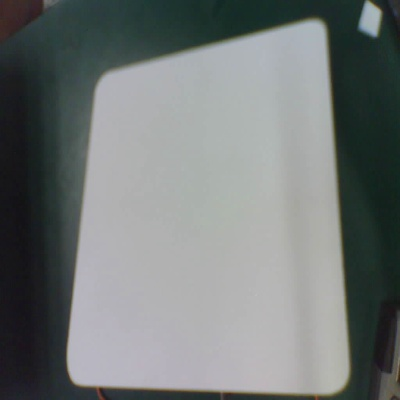
#> input picture 1.jpg, 400 x 400 px, given in place of 1.png, which was not available
$ python lianjue.py
#> lines starting #> are read from the running program, lines starting #| are printed output that depends on the picture; after the words box and inside, x2 and y2 are one past the last pixel; in counts of white or black regions, pixels touching at a corner belong together; pictures that were not available may be replaced by others from this repository, and a replacement may not be noted
import cv2
import numpy as np


def cornerdetec(img):
    img = np.array(img, dtype=np.uint8)
    #img_gray = cv2.cvtColor(img, cv2.COLOR_RGB2GRAY)
    corners = cv2.goodFeaturesToTrack(img, 100, qualityLevel=0.5, minDistance=50)
    corners = np.int0(corners)
    corner_arr = []
    for i in corners:
        x, y = i.ravel()
        corner_arr.append((x, y))

    return corner_arr

def fu(corn):
    corn = np.array(corn, dtype=np.int32)
    #corn2 = np.array(corn2, dtype=np.int32)
    b = corn[:, 1]
    #b2 = corn[:, 1]
    index = np.lexsort((b,))
    #index2 = np.lexsort((b2,))
    corn = corn[index]
    #corn2 = corn2[index2]
    return corn


if __name__ == '__main__':
    img_1 = cv2.imread("E://file//1.png")
#> img_1 is the input picture: shape (400, 400, 3); mean B, G, R 119.2, 119.9, 114.9
    img_2 = cv2.imread("E://file//2.png")
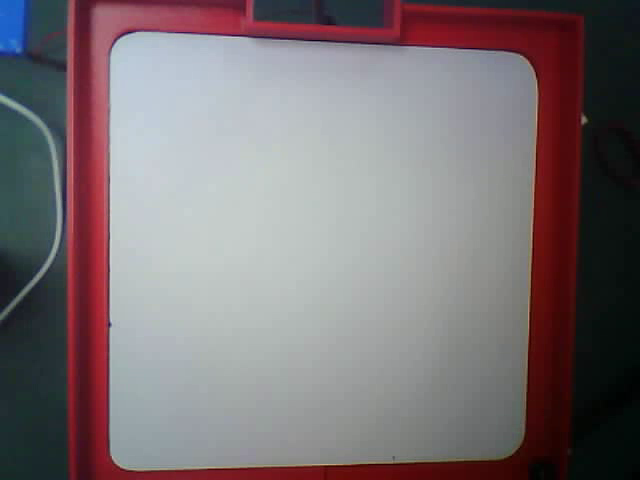
#> input picture frame/2.png, 640 x 480 px, found by its file name
#> img_2 is the input picture: shape (480, 640, 3); mean B, G, R 117.1, 113.8, 123.4


    img = cv2.cvtColor(img_1, cv2.COLOR_RGB2GRAY)
    size = img.shape
#> size = (400, 400)
    img2 = cv2.cvtColor(img_2, cv2.COLOR_RGB2GRAY)
    #img2 = cv2.resize(img2, dsize=(381, 394))
    ret, img = cv2.threshold(img, 90, 255, cv2.THRESH_BINARY)
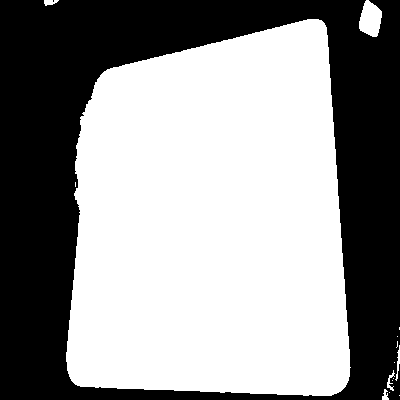
#> img: shape (400, 400); 57.5% white; 2 black regions (1 under 20 px), largest, box (x1, y1, x2, y2) and area: (0, 0, 400, 400) 68022
    ret2, img2 = cv2.threshold(img2, 90, 255, cv2.THRESH_BINARY)
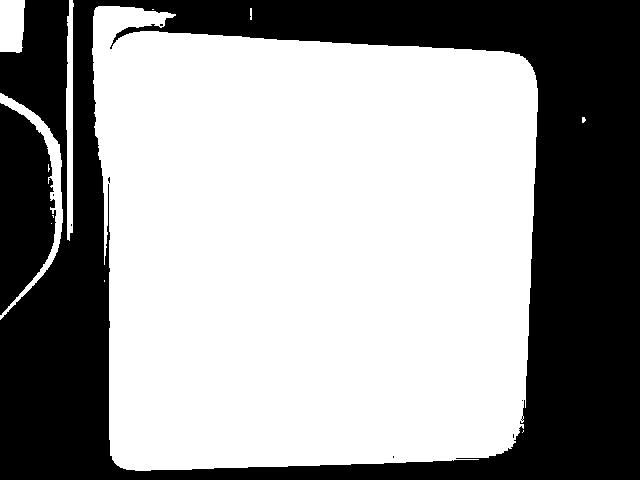
#> img2: shape (480, 640); 60.7% white; 9 black regions (7 under 20 px), largest, box (x1, y1, x2, y2) and area: (0, 0, 640, 480) 111973, (0, 103, 56, 315) 8591
    corn = cornerdetec(img)
#> in cornerdetec, `corners = cv2.goodFeaturesToTrack(img, 100, qualityLevel=0.5, minDista..`: corners = [[83, 113], [384, 389], [45, 5], [75, 173]]
#> the loop in cornerdetec, `for i in corners:` made 4 passes
#> after the loop in cornerdetec, `for i in corners:`: corner_arr = [(83, 113), (384, 389), (45, 5), (75, 173)]
#> corn = [(83, 113), (384, 389), (45, 5), (75, 173)]
    corn2 = cornerdetec(img2)
#> the loop in cornerdetec (call 2), `for i in corners:` made 7 passes
#> (x, y) on passes 1 to 7: (53, 200), (582, 122), (110, 48), (521, 426), (175, 14), (251, 19), (109, 177)
#> corn2 = [(53, 200), (582, 122), (110, 48), (521, 426), (175, 14), (251, 19), (109, 177)]
    corn = fu(corn)
#> in fu, `corn = np.array(corn, dtype=np.int32)`: corn = [[83, 113], [384, 389], [45, 5], [75, 173]]
#> in fu, `b = corn[:, 1]`: b = [113, 389, 5, 173]
#> in fu, `index = np.lexsort((b,))`: index = [2, 0, 3, 1]
#> in fu, `corn = corn[index]`: corn = [[45, 5], [83, 113], [75, 173], [384, 389]]
#> corn = [[45, 5], [83, 113], [75, 173], [384, 389]]
    corn2 = fu(corn2)
#> corn2 = [[175, 14], [251, 19], [110, 48], [582, 122], [109, 177], [53, 200], [521, 426]]
    x = corn[2][0]-corn[0][0]
#> x = 30
    x2 = corn2[2][0]-corn2[0][0]
#> x2 = -65

    scale = -x2/x
#> scale = 2.17

    size2 = img2.shape
#> size2 = (480, 640)
    img2 = cv2.resize(img2, dsize=(int(size2[1]/scale), int(size2[0]/scale)))
#> img2: shape (221, 295)
    img_2 = cv2.resize(img_2, dsize=(int(size2[1]/scale), int(size2[0]/scale)))
#> img_2: shape (221, 295, 3)
    print(img_2)
#> (printed output is left out)
    img_1 = np.array(img_1, dtype=np.float32)
    img_2 = np.array(img_2, dtype=np.float32)
    corn = cornerdetec(img)
#> corn = [(83, 113), (384, 389), (45, 5), (75, 173)]
    corn2 = cornerdetec(img2)
#> corn2 = [(268, 55), (24, 96), (9, 23), (77, 9)]
    corn = fu(corn)
#> corn = [[45, 5], [83, 113], [75, 173], [384, 389]]
    corn2 = fu(corn2)
#> corn2 = [[77, 9], [9, 23], [268, 55], [24, 96]]
    flag = corn2[0][1]-corn[0][1]
#> flag = 4
    print(flag)
#| 4
    aaa = []
    for i in range(0,flag):
        aaa.append(i)
#> after the loop, aaa = [0, 1, 2, 3]

    img2 = np.delete(img2, aaa, axis=0)
#> img2: shape (217, 295)
    img_2 = np.delete(img_2, aaa, axis=0)
#> img_2: shape (217, 295, 3) float32
    size = img.shape
    size2 = img2.shape
#> size2 = (217, 295)
    flag = size2[0]-size[0]
#> flag = -183
    print(size2[0]-size[0])
#| -183
    aa = []
    for i in range(0, flag):
        aa.append(size2[0]-i)
#> after the loop, aa = []
    print(aa)

    img2 = np.delete(img2, aa, axis=0)
    img_2 = np.delete(img_2, aa, axis=0)
    img_finish = np.zeros([size[1], size[0]], dtype=np.int8)
    img2 = cv2.resize(img2, dsize=(size[1], size[0]))
#> img2: shape (400, 400)

    img_2 = cv2.resize(img_2, dsize=(size[1], size[0]))
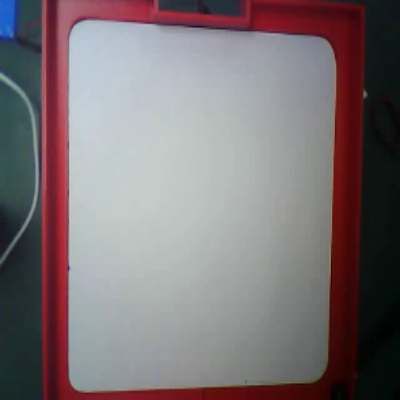
#> img_2: shape (400, 400, 3) float32; mean B, G, R 118.1, 115, 124.6
    img_1 = np.array(img_1, dtype=np.int8)
    img_2 = np.array(img_2, dtype=np.int8)
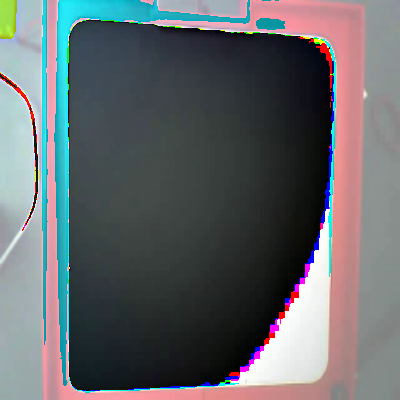
#> img_2: shape (400, 400, 3) int8; mean B, G, R -21.4, -24.8, -28.4; drawn with min black and max white
    n = np.hstack([img_1, img_2])
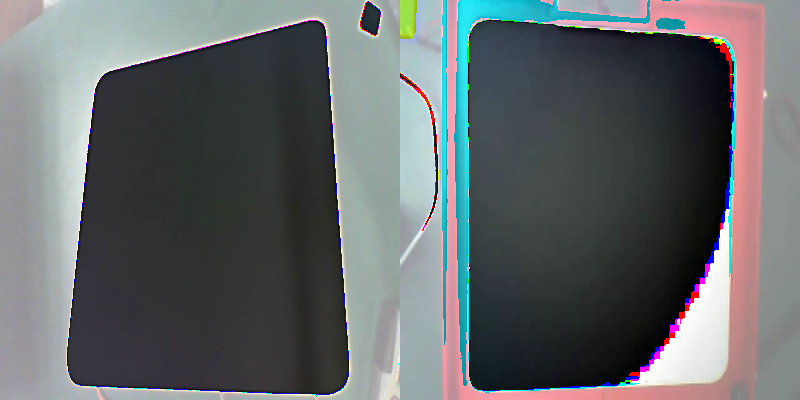
#> n: shape (400, 800, 3) int8; mean B, G, R -22.1, -23.9, -28.1; drawn with min black and max white
    n = abs(n)
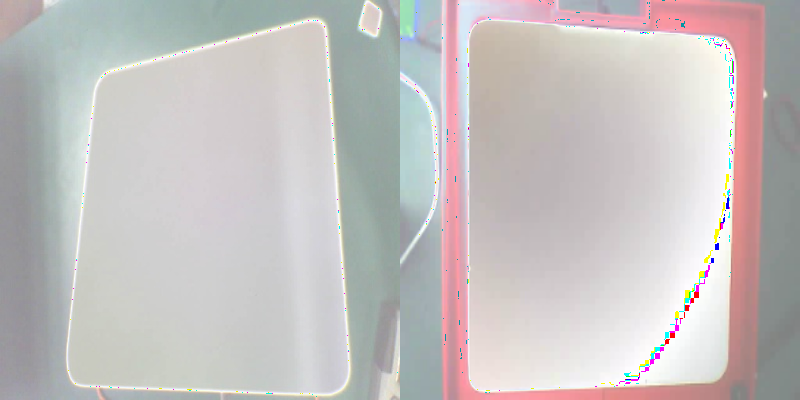
#> n: shape (400, 800, 3) int8; mean B, G, R 64, 64.5, 69; drawn with min black and max white
    print(n)
#> (printed output is left out)
    cv2.imshow("3", n)
    # [8 lines of commented-out code are left out]
    cv2.waitKey(0)
